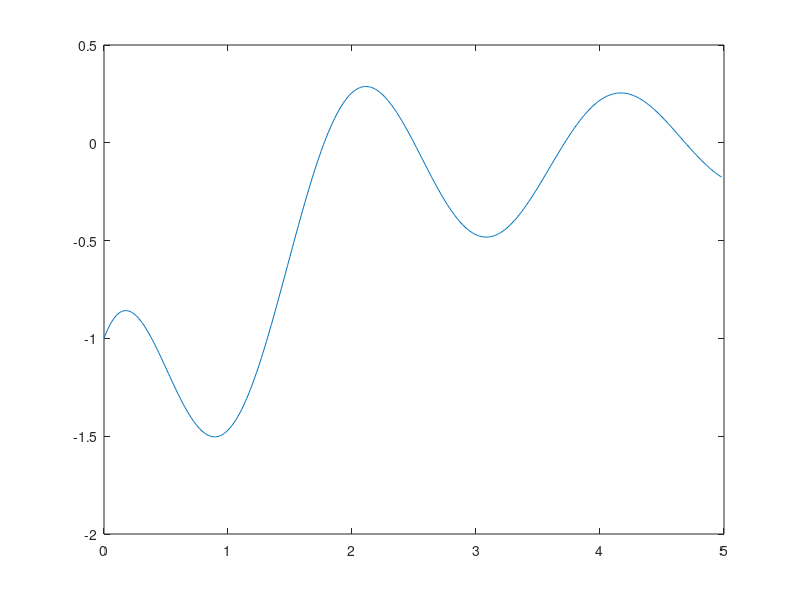

This figure's MATLAB source: (Note: this script raises an error after producing the figure.)
%% data

t = 0:0.01:4.98;
s1 = 2*exp(-t);                 % 1 real pole
s2 = exp(-0.3*t).*cos(3*t);     % 2 complex poles
x = s2-s1;
z = [exp(-0.01), exp(-0.003+1i*0.03), exp(-0.003-1i*0.03)].';
disp('ztrue:'), disp(z);                        % poles
figure(1); plot(t,x)

Hx1 = hankelize(x,'order',3);   % tensorization
figure(2); surf3(Hx1)

xn = noisy(x,5);                % SNR = 5 dB
Hx1n = hankelize(xn,'order',3); % tensorization
figure(3); plot(t,xn)           % noisy signal
figure(4); surf3(Hx1n)          % noisy tensor

%% low ML rank approximation

% MLSVD, estimation ML rank
[U,S,sv] = mlsvd(Hx1n);
figure(5); 
subplot(211), plot(sv{1},'x');  % dim core == [3 3 3]
subplot(212), plot(sv{1}(1:10),'x') 
% or use GUI to inspect

% truncated MLSVD
[Utrunc,Strunc]=mlsvd(Hx1n,[3 3 3],0);  

% best low ML rank approximation
options.Initialization = @mlsvd;
[Uopt,Sopt]=lmlra(Hx1n,[3 3 3],options);

% comparison
format long
relerrtrunc = frob(lmlrares(Hx1n,Utrunc,Strunc))/frob(Hx1n)  % relative reconstruction error trunc
relerropt = frob(lmlrares(Hx1n,Uopt,Sopt))/frob(Hx1n)   % relative reconstruction error best
sangle = lmlraerr(Uopt,Utrunc) % angles between subspace estimates

%% harmonic retrieval

% pole estimates
U1toptrunc = Utrunc{1}(1:166,1:3); U1bottomtrunc = Utrunc{1}(2:167,1:3);
disp('ztrunc:'), disp(eig(pinv(U1toptrunc)*U1bottomtrunc))   % pole estimates truncation ~ z

U1topopt = Uopt{1}(1:166,1:3); U1bottomopt = Uopt{1}(2:167,1:3);
disp('zopt:'), disp(eig(pinv(U1topopt)*U1bottomopt))       % pole estimates best low ML rank approx ~ z
